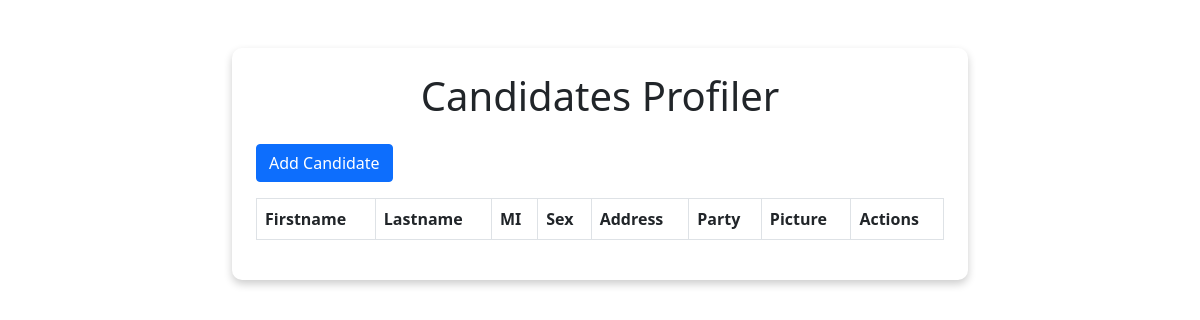
Before: / with the older database file.
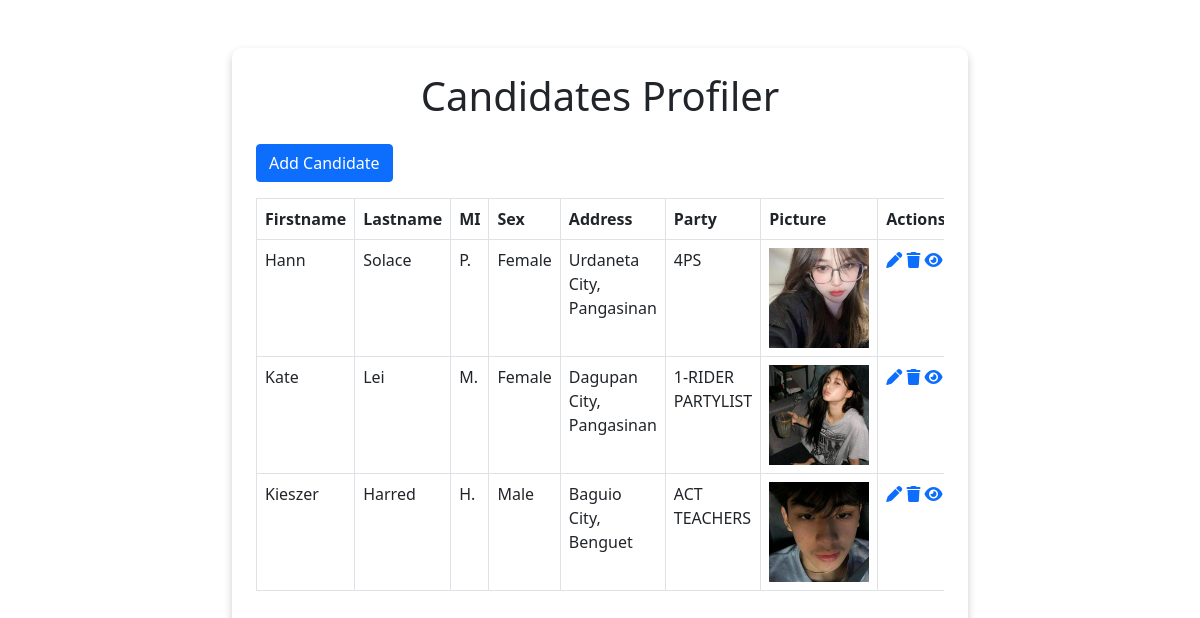
After: the same page with the newer database file.
### tables this page shows
CREATE TABLE `candidates` (
  `idno` int(11) NOT NULL,
  `firstname` varchar(55) NOT NULL,
  `lastname` varchar(55) NOT NULL,
  `mi` varchar(55) NOT NULL,
  `sex` varchar(55) NOT NULL,
  `address` varchar(255) NOT NULL,
  `party` varchar(55) NOT NULL,
  `picture` varchar(255) NOT NULL
);

### index.php (the view, shortened to what this page needs)
<!DOCTYPE html>
<html lang="en">
<head>
  <link href="https://cdn.jsdelivr.net/npm/bootstrap@5.0.2/dist/css/bootstrap.min.css" rel="stylesheet">
  <link rel="stylesheet" href="https://cdn.datatables.net/1.13.6/css/jquery.dataTables.css">
  <link rel="stylesheet" href="https://cdn.jsdelivr.net/npm/sweetalert2@10/dist/sweetalert2.min.css">
</head>
<body>
  <div class="container mt-5">
    <div class="row">
      <div class="col-md-8 mx-auto">
        <div class="container-box p-4">
          <h1 class="center-heading mb-4">Candidates Profiler</h1>
          <button class="btn btn-primary mb-3" id="addCandidateBtn">Add Candidate</button>
          <div class="table-responsive">
            <table id="myTable" class="table table-bordered">
              <thead>
                <tr>
                  <th>Firstname</th>
                  <th>Lastname</th>
                  <th>MI</th>
                  <th>Sex</th>
                  <th>Address</th>
                  <th>Party</th>
                  <th>Picture</th>
                  <th>Actions</th>
                </tr>
              </thead>
              <tbody>
                <?php
                require "config.php";
                $dataset = $connect->query("select * from candidates") or die("error");
                while ($row = $dataset->fetch_assoc()) {
                ?>
                  <tr>
                    <td><?php echo $row['firstname']; ?></td>
                    <td><?php echo $row['lastname']; ?></td>
                    <td><?php echo $row['mi']; ?></td>
                    <td><?php echo $row['sex']; ?></td>
                    <td><?php echo $row['address']; ?></td>
                    <td><?php echo $row['party']; ?></td>
                    <td> <?php echo '<img src="' . $row['picture'] . '" width="100" height="100" alt="Candidate Picture">';?></td>
                    <td>
                      <a href="update.php?id=<?php echo $row['idno']; ?>" ><i class="fas fa-pen"></i></a>
                      <a href="delete.php?id=<?php echo $row['idno']; ?>"><i class="fas fa-trash"></i></a>
                      <a href="read.php?id=<?php echo $row['idno']; ?>"><i class="fa-solid fa-eye"></i></a>
                    </td>
                  </tr>
                <?php
                }
                ?>
              </tbody>
            </table>
          </div>
        </div>
      </div>
    </div>
  </div>
</body>
</html>

### index.php (style rules this page uses)
.container-box { box-shadow: 0 4px 8px 0 rgba(0, 0, 0, 0.2); padding: 20px; border-radius: 10px; }
.center-heading { text-align: center; }

Changed rows visible on the page:
added candidates: firstname "Hann", lastname "Solace", mi "P.", sex "Female", address "Urdaneta City, Pangasinan", party "4PS", picture (picture)
added candidates: firstname "Kate", lastname "Lei", mi "M.", sex "Female", address "Dagupan City, Pangasinan", party "1-RIDER PARTYLIST", picture (picture)
added candidates: firstname "Kieszer", lastname "Harred", mi "H.", sex "Male", address "Baguio City, Benguet", party "ACT TEACHERS", picture (picture)
